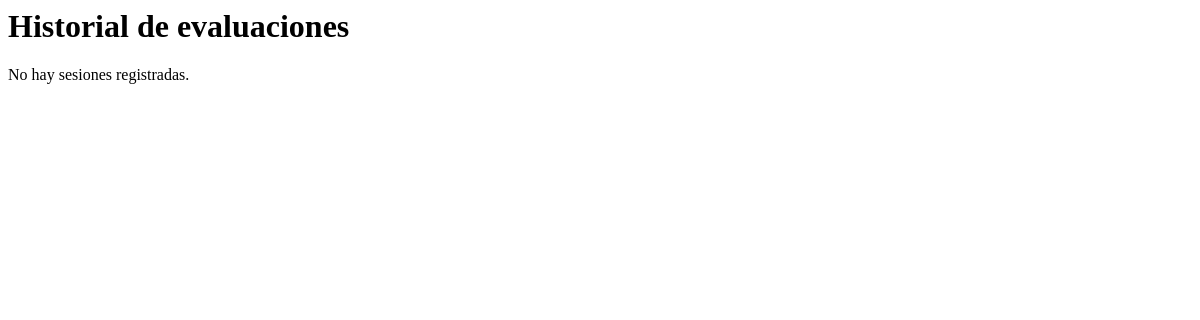
Page /historial/ (signed in) on the earlier database version.
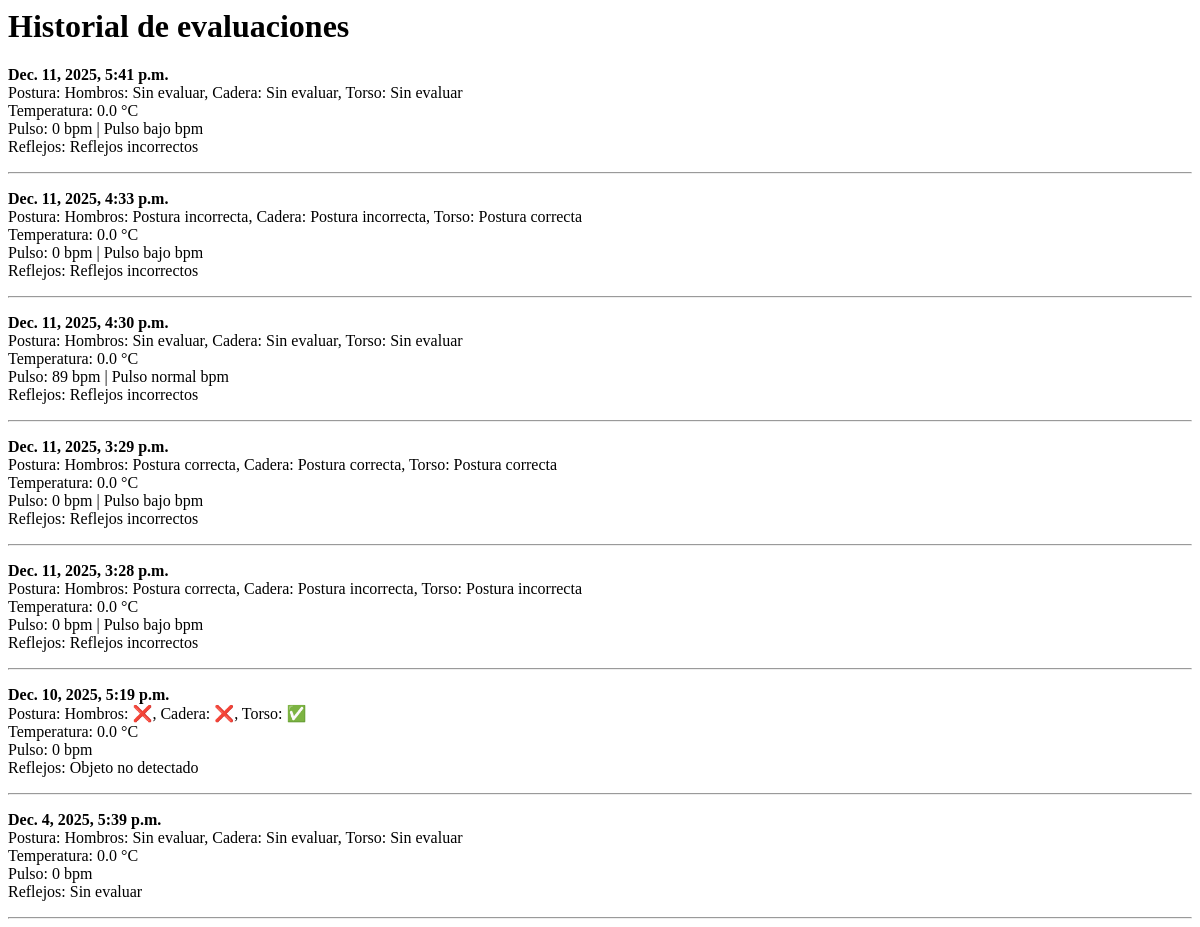
Same page on the later database version.
### interfaz/models.py (models this page shows, shortened)
class ResultadoSesion(models.Model):
    user = models.ForeignKey(User, on_delete=models.CASCADE)
    fecha = models.DateTimeField(auto_now_add=True)
    postura_hombros = models.CharField(max_length=50)
    postura_cadera = models.CharField(max_length=50)
    postura_torso = models.CharField(max_length=50)
    temperatura = models.FloatField()
    pulso = models.CharField(max_length=64)
    reflejos = models.CharField(max_length=100)

### interfaz/views.py (the view)
# urls.py: path("historial/", views.historial, name="historial"),
@login_required
def historial(request):
    historial = ResultadoSesion.objects.filter(
        user=request.user
    ).order_by("-fecha")
    return render(request, "interfaz/historial.html", {
        "historial": historial
    })

### interfaz/templates/interfaz/historial.html
<h1>Historial de evaluaciones</h1>
{% if historial %}
    {% for s in historial %}
        <p>
            <strong>{{ s.fecha }}</strong><br>
            Postura:
            Hombros: {{ s.postura_hombros }},
            Cadera: {{ s.postura_cadera }},
            Torso: {{ s.postura_torso }}<br>
            Temperatura: {{ s.temperatura }} °C<br>
            Pulso: {{ s.pulso }} bpm<br>
            Reflejos: {{ s.reflejos }}
        </p>
        <hr>
    {% endfor %}
{% else %}
    <p>No hay sesiones registradas.</p>
{% endif %}

Differences in the rows shown:
added ResultadoSesion: fecha "Dec. 11, 2025, 5:41 p.m.", postura_hombros "Sin evaluar", postura_cadera "Sin evaluar", postura_torso "Sin evaluar", temperatura "0.0", pulso "0 bpm | Pulso bajo", reflejos "Reflejos incorrectos"
added ResultadoSesion: fecha "Dec. 11, 2025, 4:33 p.m.", postura_hombros "Postura incorrecta", postura_cadera "Postura incorrecta", postura_torso "Postura correcta", temperatura "0.0", pulso "0 bpm | Pulso bajo", reflejos "Reflejos incorrectos"
added ResultadoSesion: fecha "Dec. 11, 2025, 4:30 p.m.", postura_hombros "Sin evaluar", postura_cadera "Sin evaluar", postura_torso "Sin evaluar", temperatura "0.0", pulso "89 bpm | Pulso normal", reflejos "Reflejos incorrectos"
added ResultadoSesion: fecha "Dec. 11, 2025, 3:29 p.m.", postura_hombros "Postura correcta", postura_cadera "Postura correcta", postura_torso "Postura correcta", temperatura "0.0", pulso "0 bpm | Pulso bajo", reflejos "Reflejos incorrectos"
added ResultadoSesion: fecha "Dec. 11, 2025, 3:28 p.m.", postura_hombros "Postura correcta", postura_cadera "Postura incorrecta", postura_torso "Postura incorrecta", temperatura "0.0", pulso "0 bpm | Pulso bajo", reflejos "Reflejos incorrectos"
added ResultadoSesion: fecha "Dec. 10, 2025, 5:19 p.m.", postura_hombros "❌", postura_cadera "❌", postura_torso "✅", temperatura "0.0", pulso "0", reflejos "Objeto no detectado"
added ResultadoSesion: fecha "Dec. 4, 2025, 5:39 p.m.", postura_hombros "Sin evaluar", postura_cadera "Sin evaluar", postura_torso "Sin evaluar", temperatura "0.0", pulso "0", reflejos "Sin evaluar"
Other differences:
text no longer shown: "No hay sesiones registradas."
